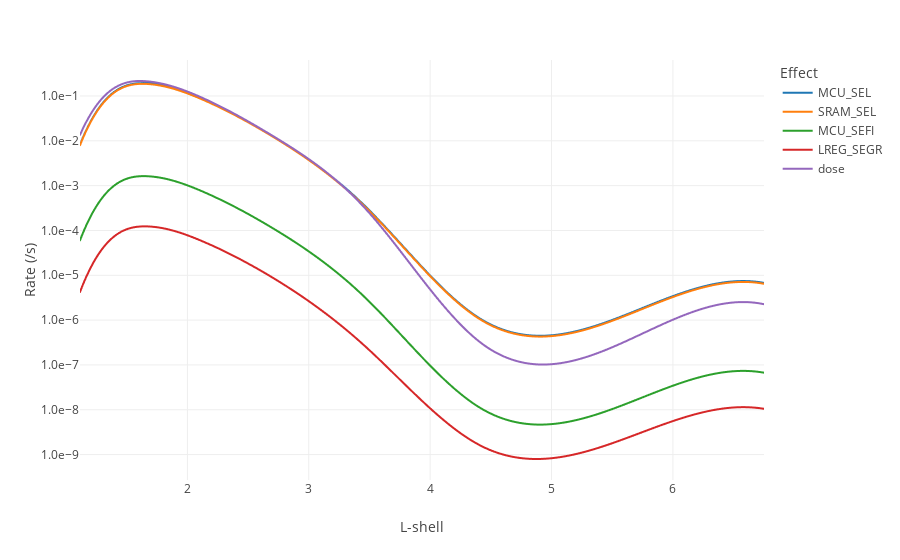
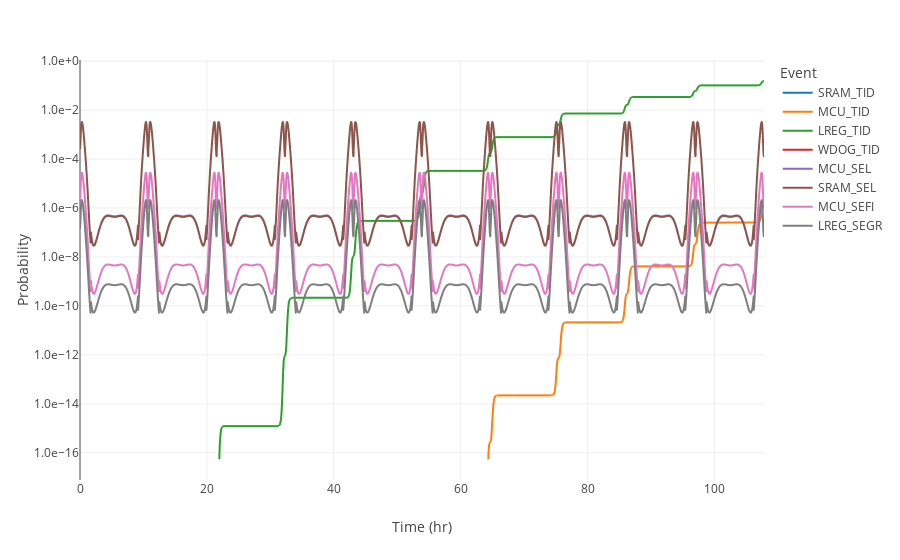

The notebook cell these images were saved under, in order:
### Markdown cell above
## Import CREME files

### Code cell
### read creme files

l_bins = np.around(np.geomspace(0.8*ephem['L-shell'].min(),1.2*ephem['L-shell'].max(),10),2)
l_bins = l_bins[:-1] + np.diff(l_bins) / 2
print('L bins',l_bins)
print('Trajectory min/max',[ephem['L-shell'].min(),ephem['L-shell'].max()])

effects = []
for i,l in enumerate(l_bins):
    file = open(f'{project_dir}/creme/{creme_prefix}{i+1}.hup').read()
    N = len(file.split('REPORT')) - 1
    for n in range(N): effects.append(file.split('\n')[38+12*n].split(':')[1].split('T')[0].strip())
    file = open(f'{project_dir}/creme/{creme_prefix}{i+1}.pup').read()
    N = len(file.split('REPORT')) - 1
    for n in range(N): effects.append(file.split('\n')[33+10*n].split(':')[1].split('T')[0].strip())
effects = list(set(effects))

rates = pd.DataFrame(index=pd.MultiIndex.from_product([l_bins,effects],names=['L-shell','effect']),
    columns=['dose','hup','pup'],dtype=float)

for i,l in enumerate(l_bins):
    ### get dose rate
    rates['dose'][l,] = float(open(f'{project_dir}/creme/{creme_prefix}{i+1}.dse').read().split('\n')[2].split('=')[1].split('rad')[0])
    ### get heavy ion upset rate
    file = open(f'{project_dir}/creme/{creme_prefix}{i+1}.hup').read()
    N = len(file.split('REPORT')) - 1
    for n in range(N):
        effect = file.split('\n')[38+12*n].split(':')[1].split('T')[0].strip()
        rates['hup'][l,effect] = float(file.split('\n')[48+12*n][12:32].strip())
    ### get proton upset rate
    file = open(f'{project_dir}/creme/{creme_prefix}{i+1}.pup').read()
    N = len(file.split('REPORT')) - 1
    for n in range(N):
        effect = file.split('\n')[33+10*n].split(':')[1].split('T')[0].strip()
        rates['pup'][l,effect] = float(file.split('\n')[41+10*n][12:32].strip())
    
    rates['upset'] = rates['hup'].fillna(0) + rates['pup'].fillna(0)

### get SEE probs
spline = {}
for effect in effects: spline[effect] = interp1d(l_bins,np.log(rates['upset'][:,effect]),'cubic')
spline['dose'] = interp1d(l_bins,np.log(rates['dose'][:,effect]),'cubic')
R = pd.DataFrame(index=ephem.index,columns=['dose'] + effects)
R['dose'] = np.exp(spline['dose'](ephem['L-shell']))
for effect in effects: R[effect] = np.exp(spline[effect](ephem['L-shell']))

x = np.linspace(ephem['L-shell'].min(),ephem['L-shell'].max(),1000)
splines = pd.DataFrame(index=x)
for key in spline.keys():
    splines[key] = np.exp(spline[key](x))
fig = px.line(splines,log_y=True,labels={'value':'Rate (/s)','index':'L-shell','variable':'Effect'})
fig.write_image(f'{project_dir}/figures/splines.png',scale=3)
fig.show()

### get TID probs
tid_models = {
    'SRAM_TID':[5,0.1],
    'MCU_TID':[2.5,0.15],
    'LREG_TID':[2,0.2],
    'WDOG_TID':[4,0.1],
}
P = pd.DataFrame(index=ephem.index)
tid = list((R['dose'] * pd.Series(R.index).diff().bfill().values).cumsum() * 3600 / 1000)
ephem['TID'] = tid
for key in tid_models.keys(): P[key] = models.lognormal(tid,*tid_models[key])
for effect in effects: P[effect] = 1 - np.exp(-R[effect].mul(pd.Series(R.index).diff().bfill().values).astype(float))
for effect in P.columns: R[effect] = np.absolute(-np.log(1 - P[effect]).div(pd.Series(R.index).diff().bfill().values))
effects += tid_models.keys()
parts = list(set([x.split('_')[0] for x in effects]))
print('effects',effects)
print('parts',parts)

P.to_csv(f'{project_dir}/tables/events.csv')
display(P)
fig = px.line(P,log_y=True,labels={'value':'Probability','variable':'Event'})
fig.write_image(f'{project_dir}/figures/events.png',scale=3)
fig.show()

### Figure 1 — Plotly figure (JSON) as saved in the notebook; plotly's stock layout.template omitted (floating-point values rounded to 4 significant figures; data arrays with more than 128 entries replaced by an {"elided": "..."} marker saying what was removed)
{"data": [{"hovertemplate": "Effect=MCU_SEL<br>L-shell=%{x}<br>Rate (/s)=%{y}<extra></extra>", "legendgroup": "MCU_SEL", "line": {"color": "#1F77B4", "dash": "solid"}, "marker": {"symbol": "circle"}, "mode": "lines", "name": "MCU_SEL", "showlegend": true, "type": "scattergl", "x": {"elided": "1000 float values"}, "xaxis": "x", "y": {"elided": "1000 float values"}, "yaxis": "y"}, {"hovertemplate": "Effect=SRAM_SEL<br>L-shell=%{x}<br>Rate (/s)=%{y}<extra></extra>", "legendgroup": "SRAM_SEL", "line": {"color": "#FF7F0E", "dash": "solid"}, "marker": {"symbol": "circle"}, "mode": "lines", "name": "SRAM_SEL", "showlegend": true, "type": "scattergl", "x": {"elided": "1000 float values"}, "xaxis": "x", "y": {"elided": "1000 float values"}, "yaxis": "y"}, {"hovertemplate": "Effect=MCU_SEFI<br>L-shell=%{x}<br>Rate (/s)=%{y}<extra></extra>", "legendgroup": "MCU_SEFI", "line": {"color": "#2CA02C", "dash": "solid"}, "marker": {"symbol": "circle"}, "mode": "lines", "name": "MCU_SEFI", "showlegend": true, "type": "scattergl", "x": {"elided": "1000 float values"}, "xaxis": "x", "y": {"elided": "1000 float values"}, "yaxis": "y"}, {"hovertemplate": "Effect=LREG_SEGR<br>L-shell=%{x}<br>Rate (/s)=%{y}<extra></extra>", "legendgroup": "LREG_SEGR", "line": {"color": "#D62728", "dash": "solid"}, "marker": {"symbol": "circle"}, "mode": "lines", "name": "LREG_SEGR", "showlegend": true, "type": "scattergl", "x": {"elided": "1000 float values"}, "xaxis": "x", "y": {"elided": "1000 float values"}, "yaxis": "y"}, {"hovertemplate": "Effect=dose<br>L-shell=%{x}<br>Rate (/s)=%{y}<extra></extra>", "legendgroup": "dose", "line": {"color": "#9467BD", "dash": "solid"}, "marker": {"symbol": "circle"}, "mode": "lines", "name": "dose", "showlegend": true, "type": "scattergl", "x": {"elided": "1000 float values"}, "xaxis": "x", "y": {"elided": "1000 float values"}, "yaxis": "y"}], "layout": {"legend": {"title": {"text": "Effect"}, "tracegroupgap": 0}, "margin": {"t": 60}, "xaxis": {"anchor": "y", "domain": [0, 1], "title": {"text": "L-shell"}}, "yaxis": {"anchor": "x", "domain": [0, 1], "title": {"text": "Rate (/s)"}, "type": "log"}}}

### Figure 2 — Plotly figure (JSON) as saved in the notebook; plotly's stock layout.template omitted (floating-point values rounded to 4 significant figures; data arrays with more than 128 entries replaced by an {"elided": "..."} marker saying what was removed)
{"data": [{"hovertemplate": "Event=SRAM_TID<br>Time (hr)=%{x}<br>Probability=%{y}<extra></extra>", "legendgroup": "SRAM_TID", "line": {"color": "#1F77B4", "dash": "solid"}, "marker": {"symbol": "circle"}, "mode": "lines", "name": "SRAM_TID", "showlegend": true, "type": "scattergl", "x": {"elided": "3110 float values"}, "xaxis": "x", "y": {"elided": "3110 int values"}, "yaxis": "y"}, {"hovertemplate": "Event=MCU_TID<br>Time (hr)=%{x}<br>Probability=%{y}<extra></extra>", "legendgroup": "MCU_TID", "line": {"color": "#FF7F0E", "dash": "solid"}, "marker": {"symbol": "circle"}, "mode": "lines", "name": "MCU_TID", "showlegend": true, "type": "scattergl", "x": {"elided": "3110 float values"}, "xaxis": "x", "y": {"elided": "3110 float values"}, "yaxis": "y"}, {"hovertemplate": "Event=LREG_TID<br>Time (hr)=%{x}<br>Probability=%{y}<extra></extra>", "legendgroup": "LREG_TID", "line": {"color": "#2CA02C", "dash": "solid"}, "marker": {"symbol": "circle"}, "mode": "lines", "name": "LREG_TID", "showlegend": true, "type": "scattergl", "x": {"elided": "3110 float values"}, "xaxis": "x", "y": {"elided": "3110 float values"}, "yaxis": "y"}, {"hovertemplate": "Event=WDOG_TID<br>Time (hr)=%{x}<br>Probability=%{y}<extra></extra>", "legendgroup": "WDOG_TID", "line": {"color": "#D62728", "dash": "solid"}, "marker": {"symbol": "circle"}, "mode": "lines", "name": "WDOG_TID", "showlegend": true, "type": "scattergl", "x": {"elided": "3110 float values"}, "xaxis": "x", "y": {"elided": "3110 int values"}, "yaxis": "y"}, {"hovertemplate": "Event=MCU_SEL<br>Time (hr)=%{x}<br>Probability=%{y}<extra></extra>", "legendgroup": "MCU_SEL", "line": {"color": "#9467BD", "dash": "solid"}, "marker": {"symbol": "circle"}, "mode": "lines", "name": "MCU_SEL", "showlegend": true, "type": "scattergl", "x": {"elided": "3110 float values"}, "xaxis": "x", "y": {"elided": "3110 float values"}, "yaxis": "y"}, {"hovertemplate": "Event=SRAM_SEL<br>Time (hr)=%{x}<br>Probability=%{y}<extra></extra>", "legendgroup": "SRAM_SEL", "line": {"color": "#8C564B", "dash": "solid"}, "marker": {"symbol": "circle"}, "mode": "lines", "name": "SRAM_SEL", "showlegend": true, "type": "scattergl", "x": {"elided": "3110 float values"}, "xaxis": "x", "y": {"elided": "3110 float values"}, "yaxis": "y"}, {"hovertemplate": "Event=MCU_SEFI<br>Time (hr)=%{x}<br>Probability=%{y}<extra></extra>", "legendgroup": "MCU_SEFI", "line": {"color": "#E377C2", "dash": "solid"}, "marker": {"symbol": "circle"}, "mode": "lines", "name": "MCU_SEFI", "showlegend": true, "type": "scattergl", "x": {"elided": "3110 float values"}, "xaxis": "x", "y": {"elided": "3110 float values"}, "yaxis": "y"}, {"hovertemplate": "Event=LREG_SEGR<br>Time (hr)=%{x}<br>Probability=%{y}<extra></extra>", "legendgroup": "LREG_SEGR", "line": {"color": "#7F7F7F", "dash": "solid"}, "marker": {"symbol": "circle"}, "mode": "lines", "name": "LREG_SEGR", "showlegend": true, "type": "scattergl", "x": {"elided": "3110 float values"}, "xaxis": "x", "y": {"elided": "3110 float values"}, "yaxis": "y"}], "layout": {"legend": {"title": {"text": "Event"}, "tracegroupgap": 0}, "margin": {"t": 60}, "xaxis": {"anchor": "y", "domain": [0, 1], "title": {"text": "Time (hr)"}}, "yaxis": {"anchor": "x", "domain": [0, 1], "title": {"text": "Probability"}, "type": "log"}}}
